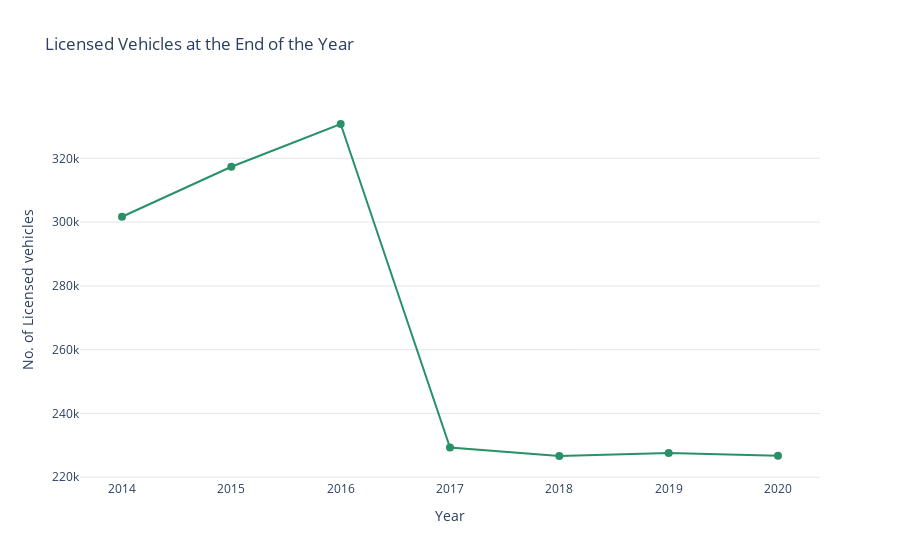

The code cell stored with this chart in its notebook:
### Code cell
import plotly.express as px
fig = px.line(licensed_vehicles_by_body_type, x='year', y=licensed_vehicles_by_body_type.total,labels={'year':'Year','total':'No. of Licensed vehicles'},title="Licensed Vehicles at the End of the Year")
fig.update_layout(plot_bgcolor="white")
fig.update_traces(
    mode='markers+lines',
    marker=dict(color='#299167', size=8),
    line=dict(color='#299167', width=2),)
#fig.update_xaxes(showgrid=True, gridwidth=-0, gridcolor='rgb(3,153,153)')
fig.update_yaxes(showgrid=True, gridwidth=0, gridcolor='rgb(230,230,230)')
fig.show()

### Figure 1 — Plotly figure (JSON) as saved in the notebook; plotly's stock layout.template omitted (floating-point values rounded to 4 significant figures)
{"data": [{"hovertemplate": "Year=%{x}<br>No. of Licensed vehicles=%{y}<extra></extra>", "legendgroup": "", "line": {"color": "#299167", "dash": "solid", "width": 2}, "marker": {"color": "#299167", "size": 8}, "mode": "markers+lines", "name": "", "orientation": "v", "showlegend": false, "type": "scatter", "x": [2020, 2019, 2018, 2017, 2016, 2015, 2014], "xaxis": "x", "y": [226776, 227607, 226660, 229306, 330770, 317356, 301693], "yaxis": "y"}], "layout": {"legend": {"tracegroupgap": 0}, "plot_bgcolor": "white", "title": {"text": "Licensed Vehicles at the End of the Year"}, "xaxis": {"anchor": "y", "domain": [0, 1], "title": {"text": "Year"}}, "yaxis": {"anchor": "x", "domain": [0, 1], "gridcolor": "rgb(230,230,230)", "gridwidth": 0, "showgrid": true, "title": {"text": "No. of Licensed vehicles"}}}}
